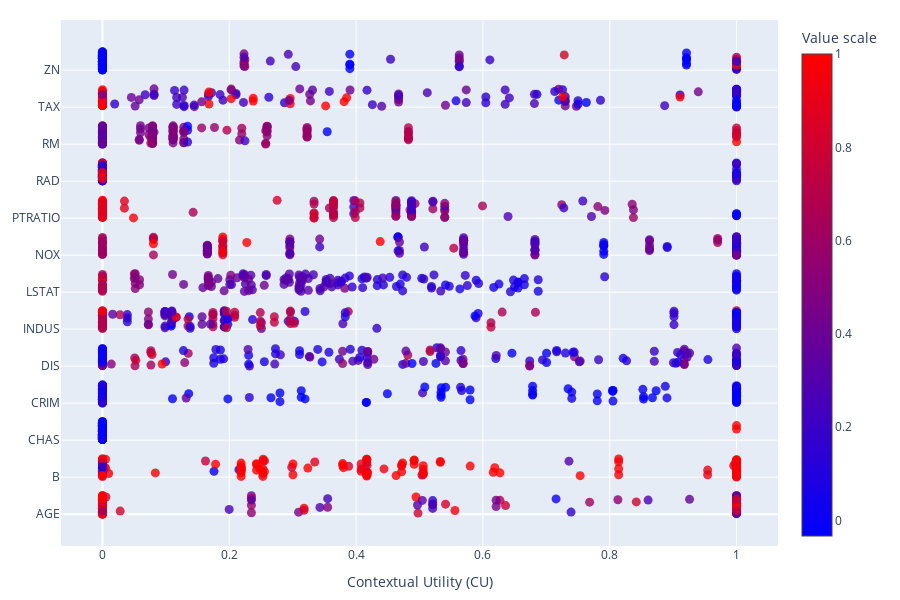

The code cell stored with this chart in its notebook:
### Markdown cell above
We can see from the influnce plot that a high `lstat` value is bad and a low one is good, for instance. 

If we plot CU values, this might become even clearer.

### Code cell
fig = ciuplots.ciu_beeswarm(CIUres, xcol='CU', legend_title='Value scale')
fig.update_layout(height=600, width=900, margin=dict(l=20, r=20, t=20, b=20), xaxis=dict(title='Contextual Utility (CU)'))
fig.show()

### Figure 1 — Plotly figure (JSON) as saved in the notebook; plotly's stock layout.template omitted (floating-point values rounded to 4 significant figures; data arrays with more than 128 entries replaced by an {"elided": "..."} marker saying what was removed)
{"data": [{"marker": {"color": {"elided": "152 float values"}, "colorbar": {"title": {"text": "Value scale"}}, "colorscale": [[0, "blue"], [1, "red"]], "opacity": 0.8, "size": 9}, "mode": "markers", "name": "AGE", "type": "scatter", "x": {"elided": "152 float values"}, "y": {"elided": "1976 float values"}}, {"marker": {"color": {"elided": "152 float values"}, "colorscale": [[0, "blue"], [1, "red"]], "opacity": 0.8, "size": 9}, "mode": "markers", "name": "B", "type": "scatter", "x": {"elided": "152 float values"}, "y": {"elided": "1976 float values"}}, {"marker": {"color": {"elided": "152 int values"}, "colorscale": [[0, "blue"], [1, "red"]], "opacity": 0.8, "size": 9}, "mode": "markers", "name": "CHAS", "type": "scatter", "x": {"elided": "152 int values"}, "y": {"elided": "1976 float values"}}, {"marker": {"color": {"elided": "152 float values"}, "colorscale": [[0, "blue"], [1, "red"]], "opacity": 0.8, "size": 9}, "mode": "markers", "name": "CRIM", "type": "scatter", "x": {"elided": "152 float values"}, "y": {"elided": "1976 float values"}}, {"marker": {"color": {"elided": "152 float values"}, "colorscale": [[0, "blue"], [1, "red"]], "opacity": 0.8, "size": 9}, "mode": "markers", "name": "DIS", "type": "scatter", "x": {"elided": "152 float values"}, "y": {"elided": "1976 float values"}}, {"marker": {"color": {"elided": "152 float values"}, "colorscale": [[0, "blue"], [1, "red"]], "opacity": 0.8, "size": 9}, "mode": "markers", "name": "INDUS", "type": "scatter", "x": {"elided": "152 float values"}, "y": {"elided": "1976 float values"}}, {"marker": {"color": {"elided": "152 float values"}, "colorscale": [[0, "blue"], [1, "red"]], "opacity": 0.8, "size": 9}, "mode": "markers", "name": "LSTAT", "type": "scatter", "x": {"elided": "152 float values"}, "y": {"elided": "1976 float values"}}, {"marker": {"color": {"elided": "152 float values"}, "colorscale": [[0, "blue"], [1, "red"]], "opacity": 0.8, "size": 9}, "mode": "markers", "name": "NOX", "type": "scatter", "x": {"elided": "152 float values"}, "y": {"elided": "1976 float values"}}, {"marker": {"color": {"elided": "152 float values"}, "colorscale": [[0, "blue"], [1, "red"]], "opacity": 0.8, "size": 9}, "mode": "markers", "name": "PTRATIO", "type": "scatter", "x": {"elided": "152 float values"}, "y": {"elided": "1976 float values"}}, {"marker": {"color": {"elided": "152 float values"}, "colorscale": [[0, "blue"], [1, "red"]], "opacity": 0.8, "size": 9}, "mode": "markers", "name": "RAD", "type": "scatter", "x": {"elided": "152 int values"}, "y": {"elided": "1976 float values"}}, {"marker": {"color": {"elided": "152 float values"}, "colorscale": [[0, "blue"], [1, "red"]], "opacity": 0.8, "size": 9}, "mode": "markers", "name": "RM", "type": "scatter", "x": {"elided": "152 float values"}, "y": {"elided": "1976 float values"}}, {"marker": {"color": {"elided": "152 float values"}, "colorscale": [[0, "blue"], [1, "red"]], "opacity": 0.8, "size": 9}, "mode": "markers", "name": "TAX", "type": "scatter", "x": {"elided": "152 float values"}, "y": {"elided": "1976 float values"}}, {"marker": {"color": {"elided": "152 float values"}, "colorscale": [[0, "blue"], [1, "red"]], "opacity": 0.8, "size": 9}, "mode": "markers", "name": "ZN", "type": "scatter", "x": {"elided": "152 float values"}, "y": {"elided": "1976 float values"}}], "layout": {"coloraxis": {"showscale": true}, "height": 600, "legend": {"title": {"text": "My Legend Title"}}, "margin": {"b": 20, "l": 20, "r": 20, "t": 20}, "showlegend": false, "width": 900, "xaxis": {"title": {"text": "Contextual Utility (CU)"}}, "yaxis": {"ticktext": ["AGE", "B", "CHAS", "CRIM", "DIS", "INDUS", "LSTAT", "NOX", "PTRATIO", "RAD", "RM", "TAX", "ZN"], "tickvals": [0, 1, 2, 3, 4, 5, 6, 7, 8, 9, 10, 11, 12]}}}
